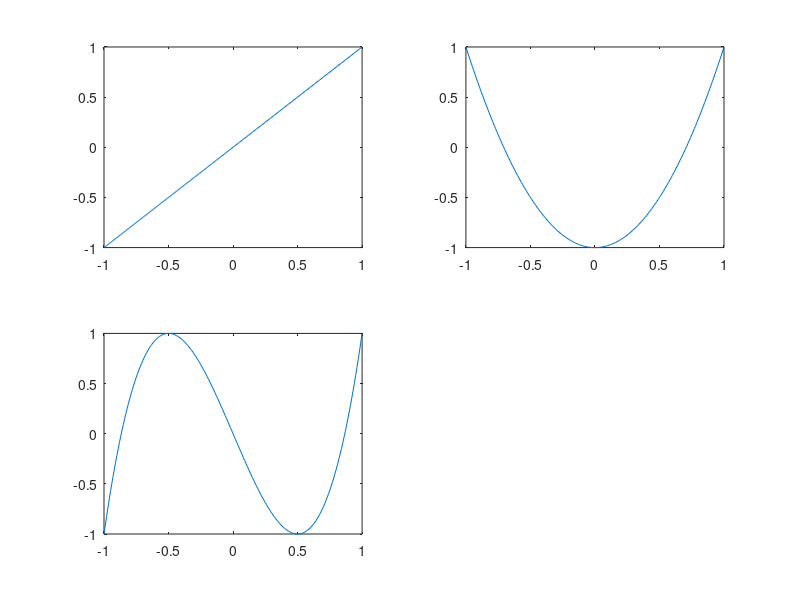

Write the MATLAB code that produced this figure.
1;

function result = CP(n, t)
    result = cos(n .* acos(t))
endfunction

x=-1:0.01:1
for n = 1:3
  l = CP(n, x);
  subplot(2, 2, n);
  plot(x, l)
end